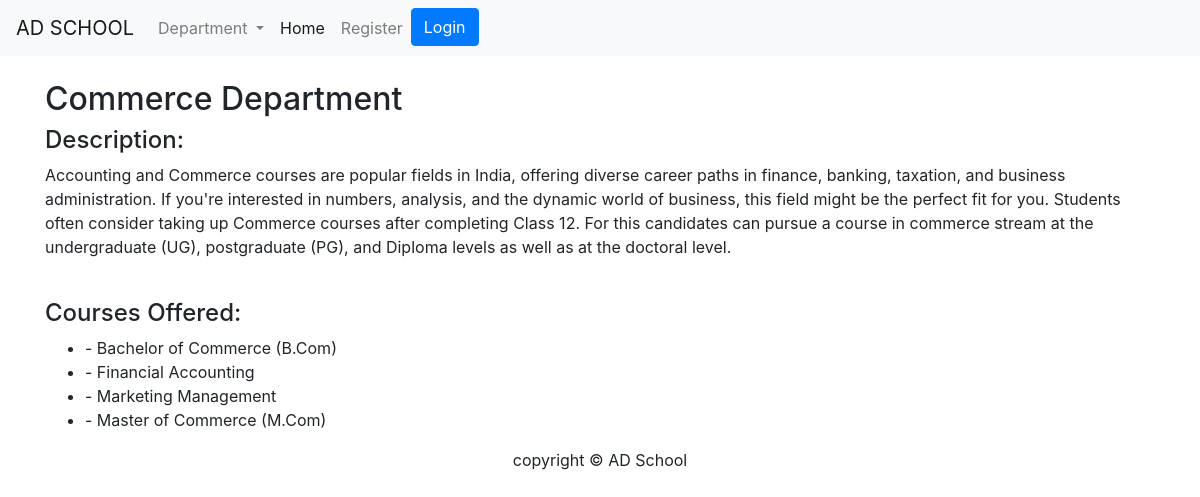
/department/commerce/, run on the app's committed database.
### schoolapp/models.py (models this page shows, shortened)
class Department(models.Model):
    name = models.CharField(max_length=250, unique=True)
    slug = models.SlugField(max_length=250, unique=True)
    description = models.TextField(blank=True)
    class Meta:
        ordering = ('name',)
        verbose_name = 'dept'
        verbose_name_plural = 'department'

class Course(models.Model):
    name = models.CharField(max_length=250, unique=True)
    slug = models.SlugField(max_length=250, unique=True)
    description = models.TextField(blank=True)
    department = models.ForeignKey(Department, on_delete=models.CASCADE)
    class Meta:
        ordering = ('name',)
        verbose_name = 'course'
        verbose_name_plural = 'courses'

### schoolapp/views.py (the view)
# urls.py: path('department/<slug:d_slug>/', views.department_detail, name='department_detail'),
def department_detail(request, d_slug):
    department = get_object_or_404(Department, slug=d_slug)
    courses = Course.objects.filter(department=department)
    return render(request, 'department_detail.html', {'department': department, 'courses': courses})

### schoolapp/context_processors.py (called while the page is built)
def menu_links(request):
    links = Department.objects.all()
    return dict(links=links)

### templates/department_detail.html
{% extends 'base.html' %}
{% block content %}
<div class="container">
<br>
<h2>{{ department.name }} Department</h2>
    <div>
        <h4>Description:</h4>
        <p>{{ department.description }}</p>
    </div>
<br>
    <div>
        <h4>Courses Offered:</h4>
        <ul>
            {% for course in courses %}
            <li>{{ course.title }} - {{ course.description }}</li>
            {% endfor %}
        </ul>
    </div>
    </div>
{% endblock %}

### templates/base.html (shortened to what this page needs)
{% load static %}
<html class="no-js" lang="en">
    <head>
        <link rel="stylesheet" href="https://cdn.jsdelivr.net/npm/bootstrap@4.0.0/dist/css/bootstrap.min.css">
        <link rel="stylesheet" href="{% static '/css/home.css' %}">
    </head>
    <body>
    <nav class="navbar navbar-expand-lg navbar-light bg-light">
  <a class="navbar-brand" href="#">AD SCHOOL</a>
  <div class="collapse navbar-collapse" id="navbarSupportedContent">
    <ul class="navbar-nav mr-auto">
      <li class="nav-item dropdown">
        <a class="nav-link dropdown-toggle" href="#" id="navbarDropdown" role="button" data-toggle="dropdown" aria-haspopup="true" aria-expanded="false">
          Department
        </a>
      </li>
      <li class="nav-item active">
        <a class="nav-link" href="{% url 'schoolapp:index' %}">Home <span class="sr-only">(current)</span></a>
      </li>
      <li class="nav-item">
        <a class="nav-link" href="{% url 'register' %}">Register</a>
      </li>
      <li class="nav-item">
        <a class="btn btn-primary" href="{% url 'login' %}" role="button">Login</a>
      </li>
    </ul>
  </div>
</nav>
     {% block content %}
     {% endblock %}
    </body>
<footer id="footer-copyright" class="footer-copyright">
			<div class="container">
				<div class="hm-footer-copyright text-center">
					<p>
						 copyright &copy; AD School</a>
					</p>
				</div>
			</div>
        </footer>
</html>

### data on the page
Department: name "Commerce", description "Accounting and Commerce courses are popular fields in India, offering diverse career paths in finance, banking, taxation, and business administration. If you're interested in numbers, analysis, and the dynamic world of business, this field might be the perfect fit for you. Students often consider taking up Commerce courses after completing Class 12. For this candidates can pursue a course in commerce stream at the undergraduate (UG), postgraduate (PG), and Diploma levels as well as at the doctoral level."
Course: description "Bachelor of Commerce (B.Com)"
Course: description "Financial Accounting"
Course: description "Marketing Management"
Course: description "Master of Commerce (M.Com)"
